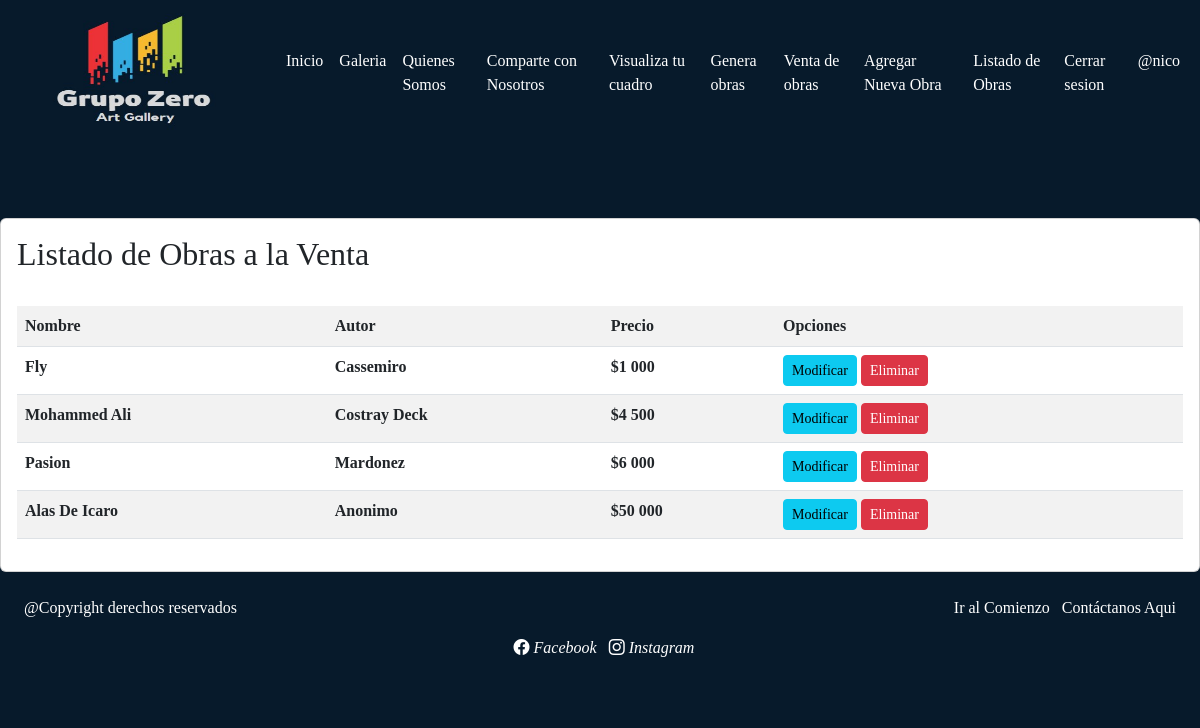
Before: /listar-producto/ (signed in) with the older database file.
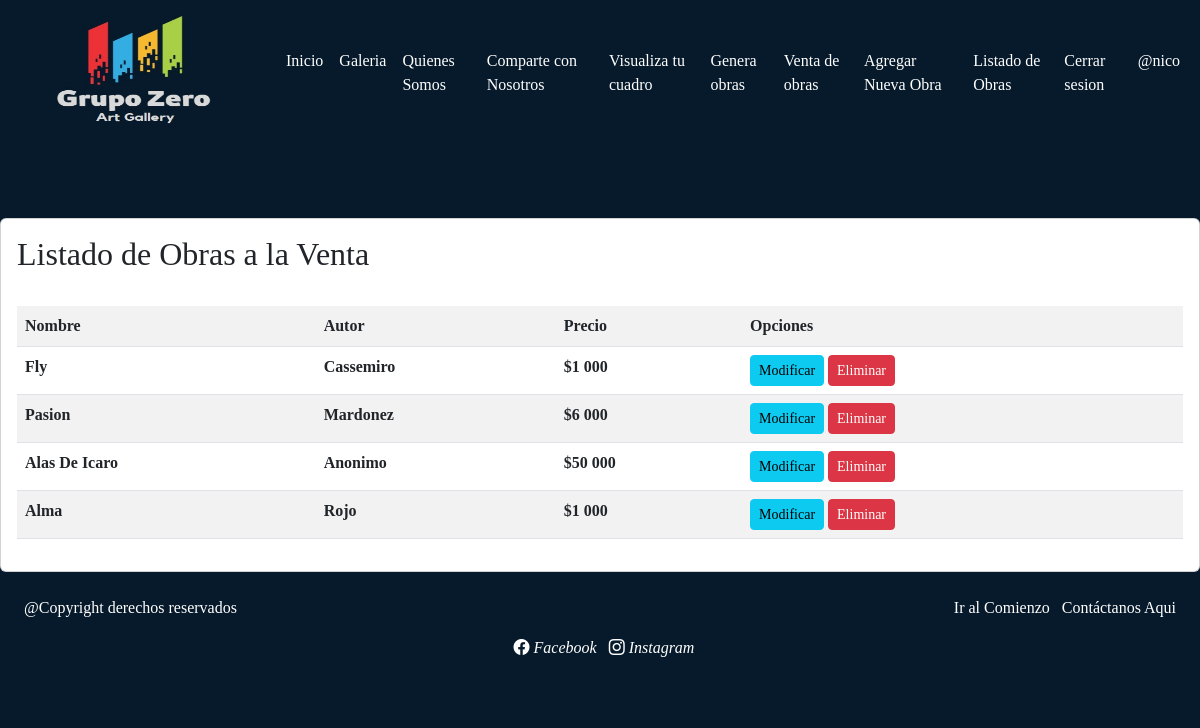
After: the same page with the newer database file.
### web/models.py (models this page shows, shortened)
class Obras(models.Model):
    nombre = models.CharField(max_length=50)
    autor = models.CharField(max_length=50)
    precio = models.IntegerField()
    descripcion = models.TextField()
    imagen = models.ImageField(upload_to="obras", null=True)

### web/views.py (the view)
# urls.py: path('listar-producto/', listar_producto, name='listar_producto'),
@permission_required('app.view_obra')
def listar_producto(request):
    productos = Obras.objects.all()
    data = {
        'productos': productos
    }
    return render(request, 'web/productos/listar.html', data)

### web/context_processor.py (called while the page is built)
def total_carrito(request):
    total = 0
    if request.user.is_authenticated:
        if "carrito" in request.session.keys():
            for key, value in request.session["carrito"].items():
                total += int(value["acumulado"])
    return {"total_carrito": total}

### web/templates/web/productos/listar.html (shortened to what this page needs)
{% extends 'web/base.html' %}
{% block contenido %}
{% load humanize %}
<br>
<br>
<br>
<div class="card">
    <card class="card-body">
        <h2>Listado de Obras a la Venta</h2>
        <hr>
        <table class="table table-striped table-hover table-responsive-sm">
            <tr>
                <th>Nombre</th>
                <th>Autor</th>
                <th>Precio</th>
                <th>Opciones</th>
            </tr>
            {% for p in productos %}
            <tr>
                <th>{{ p.nombre | title  }}</th>
                <th>{{ p.autor | title  }} </th>
                <th>${{ p.precio | intcomma }}</th>
                <th>
                    {% if perms.app.change_obras %}
                    <a href="{% url 'modificar_producto' p.id %}" class="btn btn-info btn-sm">Modificar</a>
                    {% endif %}
                    {% if perms.app.delete_obras %}
                    <a href="#" onclick="eliminar_producto({{p.id}})" class="btn btn-danger btn-sm">Eliminar</a>
                    {% endif %}
                </th>
            </tr>
            {% endfor %}
        </table>
    </card>
</div>
{% endblock %}

Changed rows visible on the page:
removed Obras: nombre "Mohammed Ali", autor "Costray Deck", precio "4 500"
added Obras: nombre "Alma", autor "Rojo", precio "1 000"
